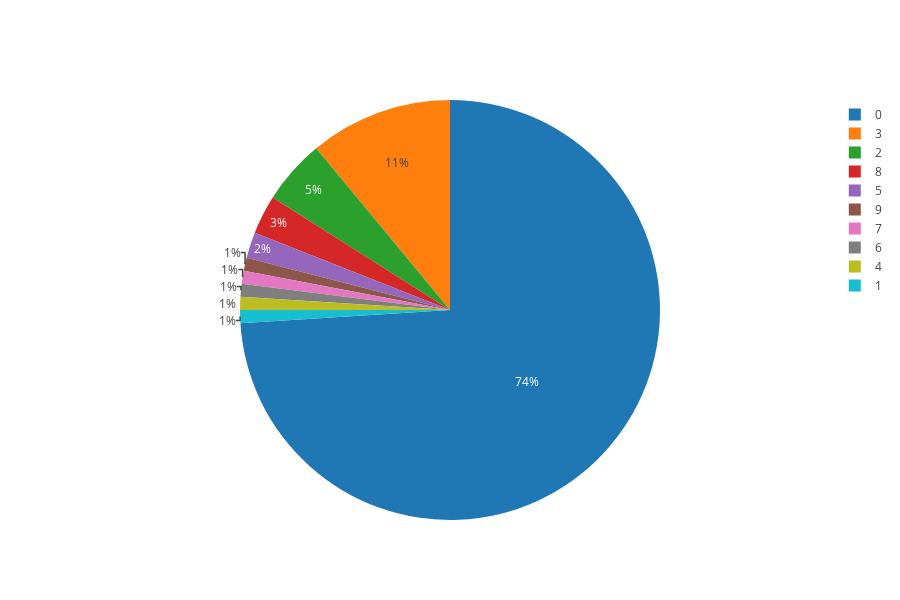

The code cell stored with this chart in its notebook:
### Code cell
## freq table plot for drugs 
drug_freq_table = df['country'].value_counts()

#getting the data ready for plot
data = [go.Pie(labels=drug_freq_table.index,
                values=drug_freq_table
             )
        ]

# setting layout
layout = go.Layout(
    autosize=False,
    width=900,
    height=600
)

#combine data and layout settings into fig
fig = go.Figure(data=data, layout=layout)

#inline plot(iplot for jupyter notebook)
iplot(fig, filename='drug_freq_table')

### Figure 1 — Plotly figure (JSON) as saved in the notebook; plotly's stock layout.template omitted (floating-point values rounded to 4 significant figures)
{"data": [{"labels": [0, 3, 2, 8, 5, 9, 7, 6, 4, 1], "type": "pie", "uid": "bc807e04-6db6-4908-ad5c-36357e24186f", "values": [74, 11, 5, 3, 2, 1, 1, 1, 1, 1]}], "layout": {"autosize": false, "height": 600, "width": 900}}
